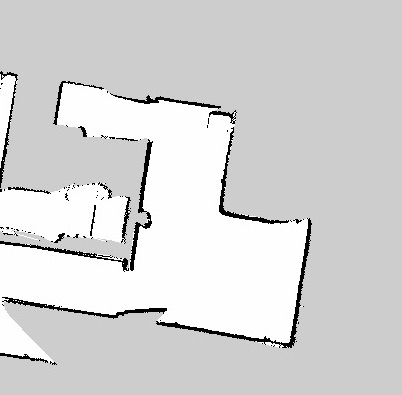
#> input picture Room Categorization/second_floor24.jpg, 402 x 395 px
$ jupyter execute Image_croping.ipynb
#> lines starting #> are read from the running program, lines starting #| are printed output that depends on the picture
[cell 1]
import cv2
import numpy as np
from PIL import Image,ImageOps
import matplotlib.pyplot as plt

[cell 2]
image_row=Image.open('second_floor24.jpg')
#> image_row is the input picture: PIL image 402x395 L; min 0, max 255, mean 212.8
image1 = np.array(image_row)
#plt.imshow(image1)
img = cv2.imread("second_floor24.jpg")
#> img: shape (395, 402, 3); min 0, max 255, mean 212.8
gray_img = cv2.cvtColor(img, cv2.COLOR_BGR2GRAY)
template = cv2.imread("second_floor23.jpg", cv2.IMREAD_GRAYSCALE)
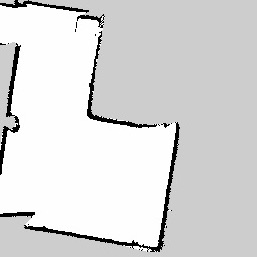
#> input picture Room Categorization/second_floor23.jpg, 257 x 257 px
#> template is the input picture: shape (257, 257); min 0, max 255, mean 217.1
w, h = template.shape[::-1]
#> w = 257; h = 257

result = cv2.matchTemplate(gray_img, template, cv2.TM_CCOEFF_NORMED)
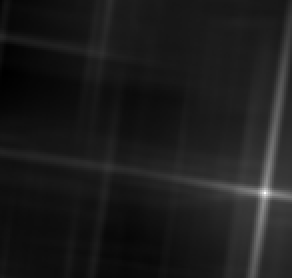
#> result: shape (139, 146) float32 (shown 2 times larger); min -0.075, max 1, mean 0.045; drawn with min black and max white
loc = np.where(result >= 0.9)
#> loc = ([96], [132])
print(loc)
#| (array([96]), array([132]))


for pt in zip(*loc[::-1]):
    cv2.rectangle(img, pt, (pt[0] + w, pt[1] + h), (0, 255, 0), 3)
#> this loop made 1 pass
#> pt on pass 1: (132, 96)
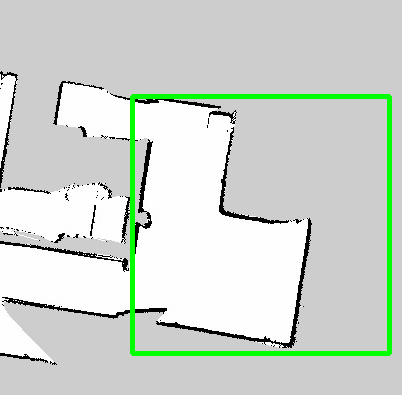
#> img: shape (395, 402, 3); mean B, G, R 206.3, 214.5, 206.3

# [4 lines of commented-out code are left out]

[cell 3]
width=int(loc[0])
#> width = 96
height=int(loc[1])
#> height = 132
TTT=image1[240:350,:height]
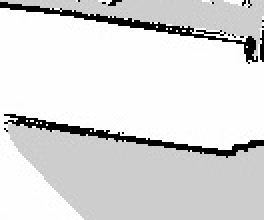
#> TTT: shape (110, 132) (shown 2 times larger); min 0, max 255, mean 219.4
plt.imshow(TTT)

# [4 lines of commented-out code are left out]
